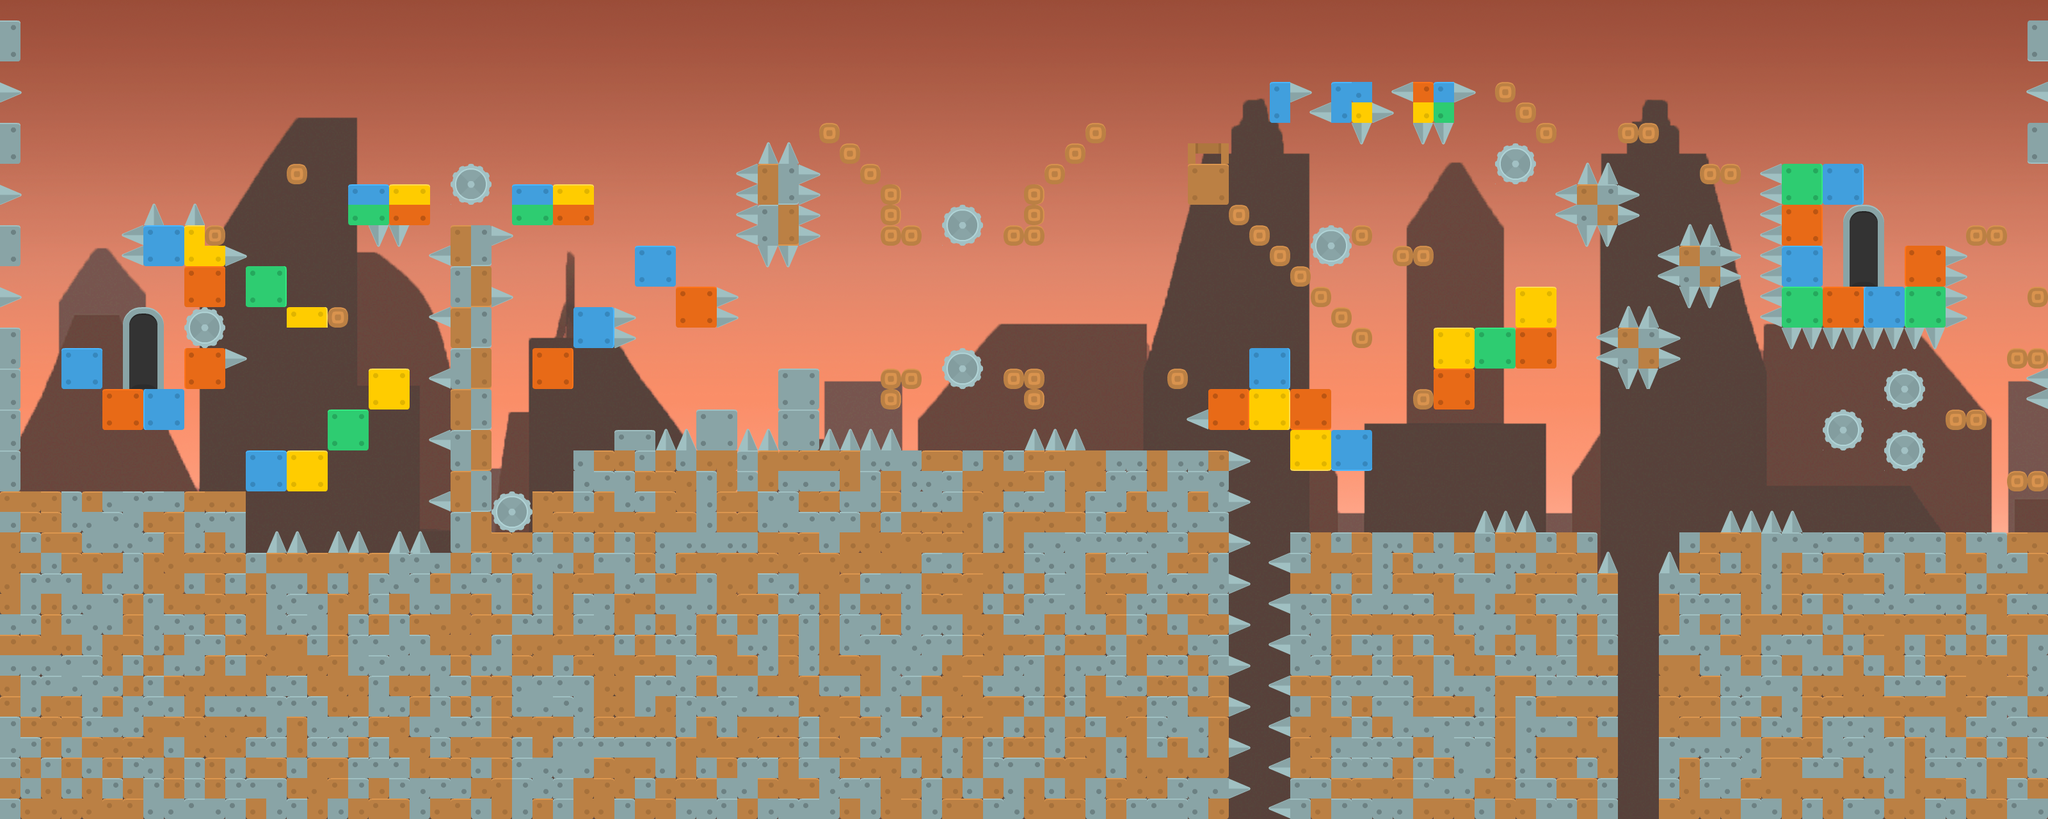

This game map was drawn from its Tiled (.tmx) file and the tilesets committed beside it. A one-line description and the trimmed map source follow:
An orthogonal 100x40 tile map with 32x32 px tiles, 1 tile layer (Tile Layer 1), 2 image layers and 322 objects.

<map version="1.0" orientation="orthogonal" renderorder="right-down" width="100" height="40" tilewidth="32" tileheight="32" nextobjectid="1578">
 <properties>
  <property name="Collider" type="bool" value="true" />
 </properties>
 <tileset firstgid="1" name="platformPack_tilesheet" tilewidth="32" tileheight="32" tilecount="392" columns="28">
  <image source="platformPack_tilesheet.png" width="896" height="448" />
 </tileset>
 <imagelayer name="bg_fade">
  <image source="bgLvl2fade.png" width="3200" height="1280" />
  <properties>
   <property name="parallax_speed" type="float" value="0.7" />
  </properties>
 </imagelayer>
 <imagelayer name="bg_build">
  <image source="bgLvl2_buildings.png" width="3200" height="1280" />
  <properties>
   <property name="parallax_speed" type="float" value="1" />
  </properties>
 </imagelayer>
 <layer name="Tile Layer 1" width="100" height="40">
  <data>[4000 cells, 2098 non-empty, 44 distinct tile ids]</data>
 </layer>
 <objectgroup name="Colliders_wall">
  <properties>
   <property name="is_collider" type="bool" value="true" />
  </properties>
  <object id="561" x="0" y="32">
   <polyline points="0,0 32,0 32,64 0,64" />
  </object>
  <object id="563" x="0" y="192">
   <polyline points="0,0 32,0 32,64 0,64" />
  </object>
  <object id="564" x="0" y="352">
   <polyline points="0,0 32,0 32,64 0,64" />
  </object>
  <object id="566" x="0" y="512">
   <polyline points="0,0 32,0 32,320 0,320" />
  </object>
  <object id="567" x="32" y="769.25" width="352" height="62.75" />
  <object id="568" x="320" y="832" width="64" height="96" />
  <object id="570" x="384" y="865" width="320" height="63" />
  <object id="571" x="704" y="353" width="64" height="575" />
  <object id="572" x="768" y="832" width="64" height="64" />
  <object id="573" x="832" y="771.188" width="64" height="92.8125" />
  <object id="575" x="897.25" y="707" width="64" height="60.75" />
  <object id="576" x="960" y="675.386" width="64" height="92.6136" />
  <object id="577" x="1088" y="643.023" width="64" height="92.9773" />
  <object id="578" x="1024" y="704" width="64" height="64" />
  <object id="579" x="1152" y="704" width="64" height="64" />
  <object id="580" x="1216" y="579.568" width="64" height="188.432" />
  <object id="581" x="1280" y="710.125" width="640" height="57.875" />
  <object id="582" x="1856" y="768" width="64" height="416" />
  <object id="583" x="1920" y="1184">
   <polyline points="0,0 0,96" />
  </object>
  <object id="584" x="224" y="352.75" width="96" height="63.25" />
  <object id="585" x="288" y="416" width="64" height="64" />
  <object id="586" x="320" y="384.75" width="32" height="31.25" />
  <object id="587" x="96" y="545" width="64" height="63" />
  <object id="588" x="160" y="609" width="128" height="63" />
  <object id="589" x="288" y="544" width="64" height="64" />
  <object id="590" x="384" y="418.533" width="64" height="61.4674" />
  <object id="591" x="448.031" y="482.277" width="64" height="29.8791" />
  <object id="592" x="576" y="578.846" width="64" height="61.1534" />
  <object id="594" x="512" y="642.375" width="64" height="61.625" />
  <object id="595" x="544" y="290.5" width="128" height="61.5" />
  <object id="596" x="800" y="290.826" width="128" height="61.1739" />
  <object id="597" x="992" y="387.188" width="64" height="60.8125" />
  <object id="598" x="1056" y="451.438" width="64" height="60.5625" />
  <object id="599" x="896" y="483" width="64" height="61" />
  <object id="600" x="832" y="547.438" width="64" height="60.5625" />
  <object id="601" x="1184" y="256" width="64" height="128" />
  <object id="602" x="1280" y="193" width="32" height="31" />
  <object id="603" x="1312" y="225.25" width="32" height="30.75" />
  <object id="606" x="1344" y="257.25" width="32" height="30.75" />
  <object id="608" x="1376" y="289.25" width="32" height="94.75" />
  <object id="609" x="1408" y="352.75" width="32" height="31.25" />
  <object id="610" x="1600" y="289" width="32" height="95" />
  <object id="611" x="1568" y="352.75" width="32" height="31.25" />
  <object id="612" x="1696" y="193.25" width="32" height="30.75" />
  <object id="613" x="1664" y="225" width="32" height="31" />
  <object id="614" x="1632" y="256.75" width="32" height="31.25" />
  <object id="616" x="1376" y="579.875" width="64" height="28.125" />
  <object id="617" x="1376" y="608" width="32" height="32" />
  <object id="618" x="1568.13" y="579.5" width="64" height="28.5" />
  <object id="619" x="1600" y="608" width="32" height="32" />
  <object id="621" x="384" y="705" width="128" height="63" />
  <object id="622" x="2016" y="836.333" width="480" height="59.6667" />
  <object id="623" x="2464" y="896" width="64" height="352" />
  <object id="624" x="2016" y="896" width="64" height="352" />
  <object id="625" x="2016" y="1248">
   <polyline points="0,0 0,32" />
  </object>
  <object id="626" x="2528" y="1280">
   <polyline points="0,0 0,-32" />
  </object>
  <object id="627" x="2592" y="896" width="64" height="352" />
  <object id="628" x="2624" y="836.375" width="544" height="59.625" />
  <object id="629" x="3168" y="833">
   <polyline points="0,0 32,0" />
  </object>
  <object id="630" x="2592" y="1248">
   <polyline points="0,0 0,32" />
  </object>
  <object id="631" x="1856" y="227.273" width="64" height="93.7273" />
  <object id="632" x="1920" y="323" width="32" height="30" />
  <object id="633" x="1952" y="354.375" width="32" height="30.625" />
  <object id="634" x="1984" y="386.563" width="32" height="30.4375" />
  <object id="635" x="2016" y="419" width="32" height="30" />
  <object id="636" x="2048" y="451.308" width="32" height="29.6917" />
  <object id="637" x="2080" y="481.906" width="32" height="31.0938" />
  <object id="638" x="2112" y="514.75" width="32" height="30.25" />
  <object id="639" x="2112" y="354.25" width="32" height="30.75" />
  <object id="640" x="2176" y="386.031" width="64" height="30.9688" />
  <object id="641" x="2240" y="514.958" width="64" height="125.042" />
  <object id="642" x="2304.13" y="514.795" width="128" height="61.4545" />
  <object id="643" x="2368" y="451" width="64" height="64" />
  <object id="644" x="1888" y="611.148" width="192" height="62.6023" />
  <object id="645" x="2016" y="673.75" width="128" height="63.25" />
  <object id="646" x="1951.75" y="546.625" width="64" height="64" />
  <object id="647" x="1984" y="130.188" width="32" height="61.8125" />
  <object id="648" x="2080" y="131.813" width="64" height="60.1875" />
  <object id="649" x="2208" y="131.083" width="64" height="60.9167" />
  <object id="650" x="2336" y="130" width="32" height="31" />
  <object id="651" x="2368" y="162.25" width="32" height="30.75" />
  <object id="652" x="2400" y="193.688" width="32" height="31.3125" />
  <object id="653" x="2464" y="288" width="64" height="64" />
  <object id="655" x="2624" y="384" width="64" height="64" />
  <object id="656" x="2528" y="512" width="64" height="64" />
  <object id="657" x="2528" y="194.25" width="64" height="30.75" />
  <object id="658" x="2656" y="257.906" width="64" height="31.0938" />
  <object id="659" x="2784" y="258.333" width="128" height="61.6667" />
  <object id="660" x="2784" y="320" width="64" height="192" />
  <object id="661" x="2848" y="451.523" width="192" height="60.4773" />
  </objectgroup>
 <objectgroup name="Colliders_floor">
  <!-- 75 objects omitted --></objectgroup>
 <objectgroup name="Colliders_death">
  <!-- 132 objects omitted --></objectgroup>
 <objectgroup name="Colliders_start">
  <!-- 1 objects omitted --></objectgroup>
 <objectgroup name="Colliders_end">
  <!-- 1 objects omitted --></objectgroup>
</map>
<!-- 232 of 322 objects omitted -->
